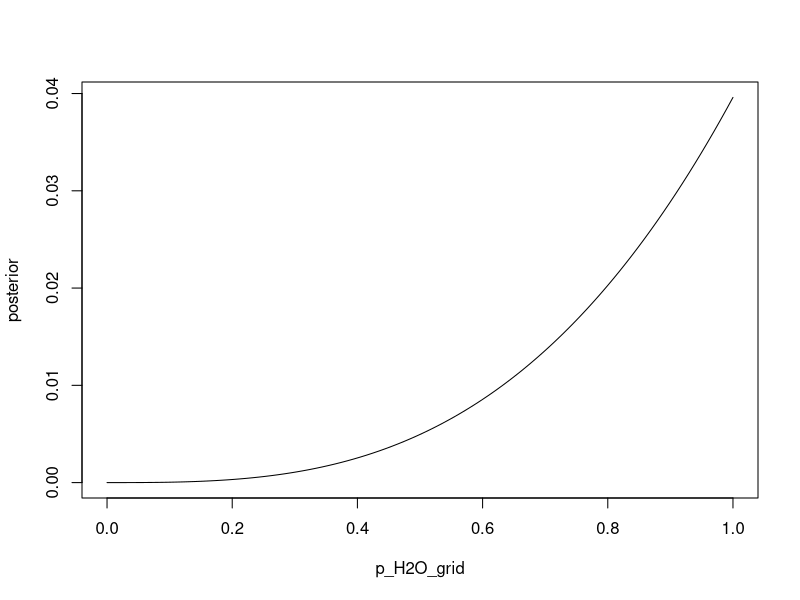
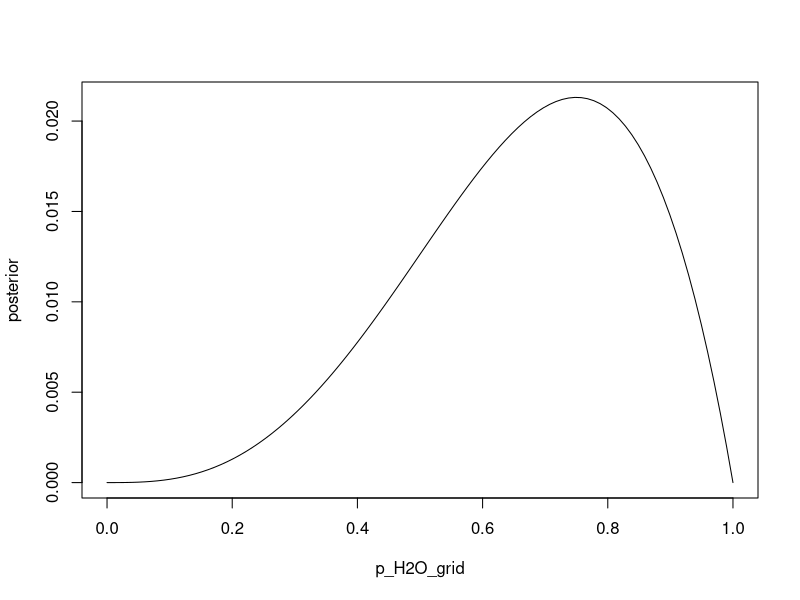
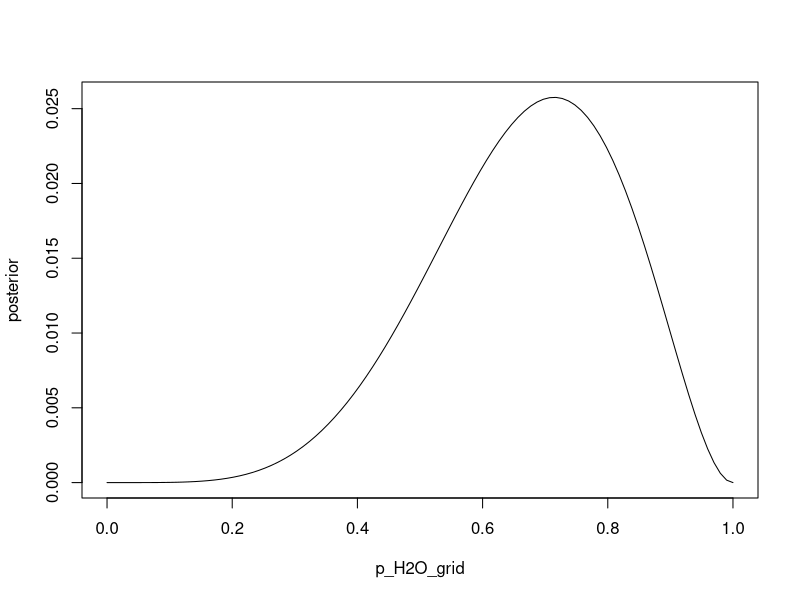
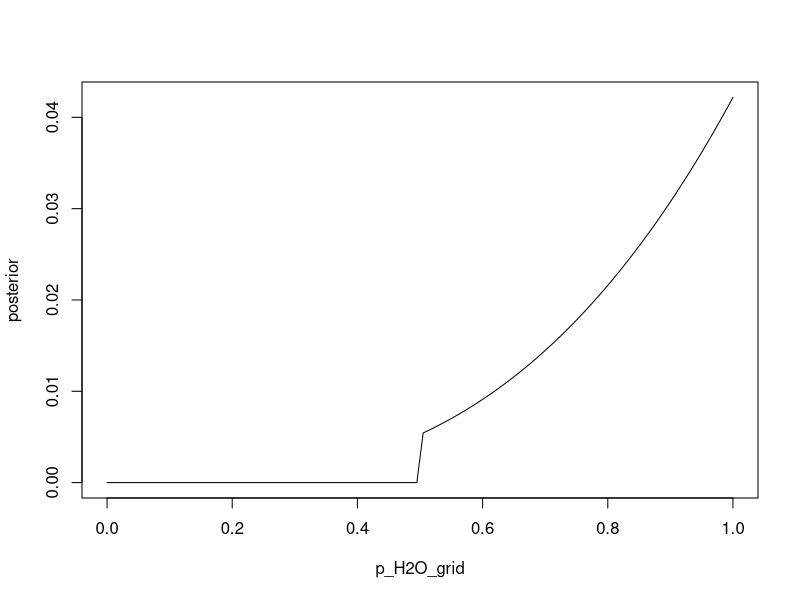
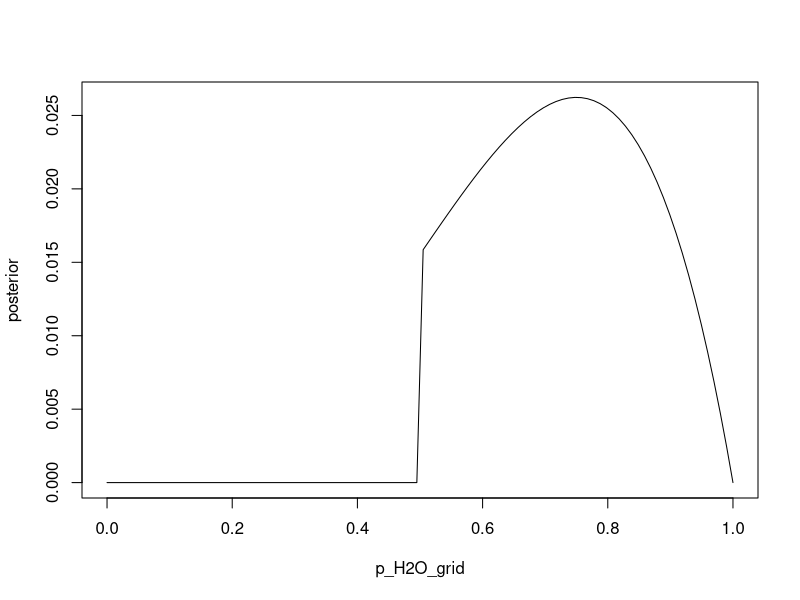
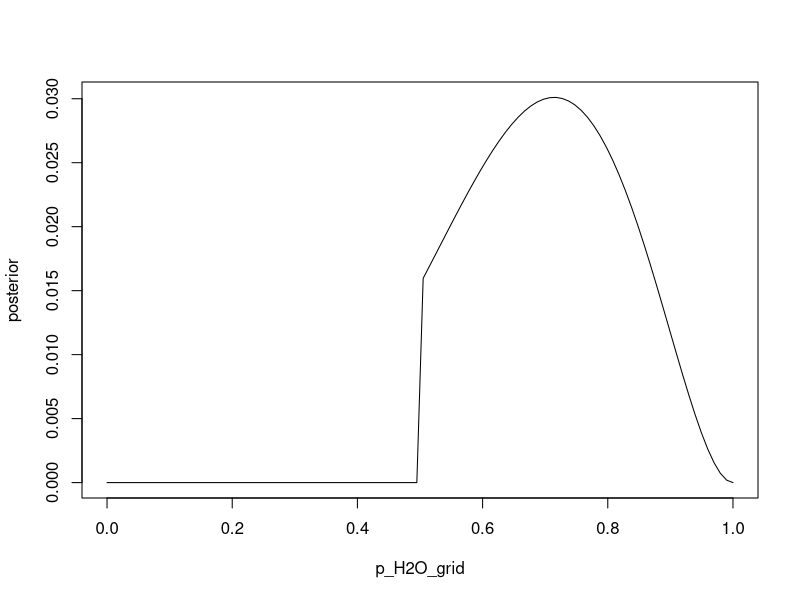

The R script that drew these images, in order:
## ---- chunk 1
knitr::opts_chunk$set(echo = TRUE)
## ---- chunk 2
library(magrittr)
library(knitr)
library(kableExtra)
teams = c(
  "crazy rich bayesians",
"Laplace's demons",
"(Probably) Aspiring Golem Engineers",
"Bayesic Butchers",
"The Golem's Posterior",
"EMM",
"The Statistics Owls",
"Paranormal Distribution",
"Cheerful Confounders",
"average joe's",
"The No Priors",
"R&E*",
"The Marbles*",
"the outliers*",
"We Stan*"
)

data.frame(Teams = teams) %>% 
  kable %>% 
  kable_styling(full_width = F)
## ---- chunk 3
# parameter values at which we calculate the posterior probability
p_H2O_grid <- seq(from=0 , to=1, length.out=100)
# likelihood of 3 water in 3 tosses
N_tosses = 3
N_water = 3
likelihood <- dbinom(N_water , size=N_tosses, prob=p_H2O_grid)
# uniform prior
prior <- rep(1,100) 
posterior <- likelihood * prior
sum(posterior)
# standardize 
posterior <- posterior / sum(posterior)
sum(posterior)
## ---- chunk 4
plot(p_H2O_grid, posterior , type="l" )
# this also works
# plot( posterior ~ p_H2O_grid , type="l" )
# personally, I prefer the plot(x_values, y_values) syntax
## ---- chunk 5
likelihood <- dbinom( 3 , size=4 , prob=p_H2O_grid )
posterior <- likelihood * prior
posterior <- posterior / sum(posterior)
plot(p_H2O_grid, posterior , type="l" )
## ---- chunk 6
likelihood <- dbinom( 5 , size=7 , prob=p_H2O_grid )
posterior <- likelihood * prior
posterior <- posterior / sum(posterior)
plot(p_H2O_grid, posterior , type="l" )
## ---- chunk 7
prior[p_H2O_grid < .5] = 0

posterior <- dbinom( 3 , size=3 , prob=p_H2O_grid ) * prior
posterior <- posterior / sum(posterior)
plot(p_H2O_grid, posterior , type="l" )

posterior <- dbinom( 3 , size=4 , prob=p_H2O_grid ) * prior
posterior <- posterior / sum(posterior)
plot(p_H2O_grid, posterior , type="l" )

posterior <- dbinom( 5 , size=7 , prob=p_H2O_grid ) * prior
posterior <- posterior / sum(posterior)
plot(p_H2O_grid, posterior , type="l" )

## ---- chunk 8
.3 * .5 / .65
## ---- chunk 9
library(dplyr)  # for data manipulation
library(magrittr) # for pipes
library(knitr) # to show tables in Markdown
library(kableExtra) # for prettier tables
counts = 
  data.frame(
    Up =   c("B","B","B","W","W","w"),
    Down = c("B","B","W","B","W","W"))

kable(counts) %>% 
  kable_styling(full_width = F)
## ---- chunk 10
counts %>% 
  filter(Up == "B") %>% 
  pull(Down) %>% 
  table() %>% 
  prop.table()
## ---- chunk 11
library(data.table)
data.table(
  Up =   c("B","B","B","W","W","w"),
  Down = c("B","B","W","B","W","W"))  %>%
  .[Up == "B"] %>% # dplyr: filter(Up == "B")
  .[, Down] %>%    # dplyr: pull(Down) %>% 
  table() %>% 
  prop.table()
## ---- chunk 12
library(data.table)
data.table(
  Up =   c("B","B","B","B","B","W","W","w"),
  Down = c("B","B","B","B","W","B","W","W"))  %>%
  .[Up == "B"] %>% 
  .[, Down] %>% 
  table()  %>% 
  prop.table()
## ---- chunk 13
library(data.table)
data.table(
  Up =   c(rep(c("B","B"),1),
           rep(c("B","W"),2),
           rep(c("W","w"),3)),
  Down = c(rep(c("B","B"),1),
           rep(c("W","B"),2),
           rep(c("W","w"),3)))  %>%
  .[Up == "B"] %>% 
  .[, Down] %>% 
  table() %>% 
  prop.table()
## ---- chunk 14
BB_ways = 
  expand.grid(Black_up = c("BB","BB"),
              White_up = c("WB","WW","WW"))

BW_ways = 
  expand.grid(Black_up = c("BW"),
              White_up = c("WW","WW"))

all_ways = 
  rbind(
    BB_ways,
    BW_ways
  ) 

kable(all_ways) %>% 
  kable_styling(full_width = F)
  
## ---- chunk 15
all_ways %>% 
  data.frame() %>% 
  rowwise() %>% 
  mutate(face_down = substr(Black_up,2,2)) %>% 
  pull(face_down) %>% 
  table() %>% 
  prop.table()
